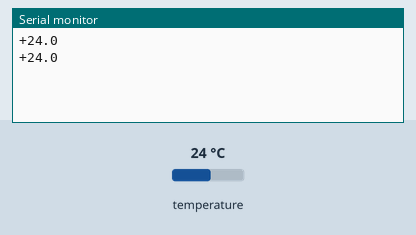
Bench run of a sketch on a simulated Arduino Uno, built with avr-gcc and run on an emulated ATmega328P. Parts: the last lines printed to the serial monitor. The test bench sets the inputs (shaded band); at power-on: temperature 24 °C.

Above: at 2.8 s.
2.9 s: temperature set to 12 °C
At 3.9 s:
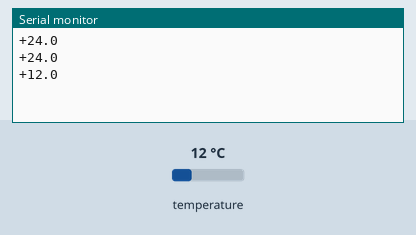
4.4 s: temperature set to 19 °C
At 5.8 s:
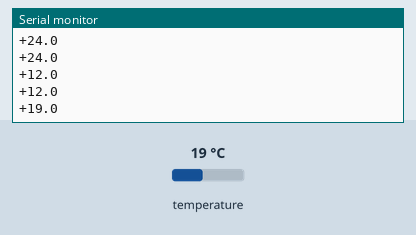
Timing chart, 0 to 7.4 s (numbered marks = the images above; inputs shaded):
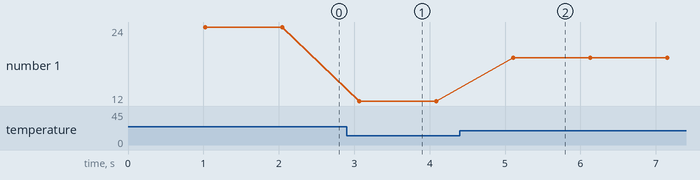

The sketch:

temp.ino
```cpp
#include <OneWire.h>

// DS18S20 Temperature chip i/o
OneWire ds(10);  // on pin 10

void setup(void) {
  // initialize inputs/outputs
  // start serial port
  Serial.begin(9600);
}

int HighByte, LowByte, TReading, SignBit, Tc_100, Whole, Fract;
char buf[30];

void loop(void) {
  byte i;
  byte present = 0;
  byte data[12];
  byte addr[8];

  ds.reset_search();
  if ( !ds.search(addr)) {
      Serial.print("No more addresses.\n");
      ds.reset_search();
      return;
  }
  /*
  Serial.print("R=");
  for( i = 0; i < 8; i++) {
    Serial.print(addr[i], HEX);
    Serial.print(" ");
  }
  */

  if (OneWire::crc8( addr, 7) != addr[7]) {
      Serial.print("CRC is not valid!\n");
      return;
  }
  /*
  if (addr[0] == 0x10) {
      Serial.print("Device is a DS18S20 family device.\n");
  }
  else if (addr[0] == 0x28) {
      Serial.print("Device is a DS18B20 family device.\n");
  }
  else {
      Serial.print("Device family is not recognized: 0x");
      Serial.println(addr[0],HEX);
      return;
  }
  */

  ds.reset();
  ds.select(addr);
  ds.write(0x44,1);         // start conversion, with parasite power on at the end

  delay(1000);     // maybe 750ms is enough, maybe not
  // we might do a ds.depower() here, but the reset will take care of it.

  present = ds.reset();
  ds.select(addr);
  ds.write(0xBE);         // Read Scratchpad

  //Serial.print("P=");
  //Serial.print(present,HEX);
  //Serial.print(" ");
  for ( i = 0; i < 9; i++) {           // we need 9 bytes
    data[i] = ds.read();
    /*
    Serial.print(data[i], HEX);
    Serial.print(" ");
    */
  }
  //Serial.print(" CRC=");
  //Serial.print( OneWire::crc8( data, 8), HEX);

  LowByte = data[0];
  HighByte = data[1];
  TReading = (HighByte << 8) + LowByte;
  SignBit = TReading & 0x8000;  // test most sig bit
  if (SignBit) // negative
  {
    TReading = (TReading ^ 0xffff) + 1; // 2's comp
  }
  Tc_100 = (6 * TReading) + TReading / 4;

  Whole = Tc_100 / 100;  // separate off the whole and fractional portions
  Fract = Tc_100 % 100;

  //Serial.println();
  //sprintf(buf, "%d:%c%d.%d\337C     ",sensor,SignBit ? '-' : '+', Whole, Fract < 10 ? 0 : Fract);
  //sprintf(buf, "%c%d.%d°C", SignBit ? '-' : '+', Whole, Fract < 10 ? 0 : Fract);
  //sprintf(buf, "{'temp': '%c%d.%d°C'}", SignBit ? '-' : '+', Whole, Fract < 10 ? 0 : Fract);
  sprintf(buf, "%c%d.%d", SignBit ? '-' : '+', Whole, Fract < 10 ? 0 : Fract);
  Serial.println(buf);

  //Serial.println();
}
```

Measured:
- after the input at 2.9 s, the serial monitor: prints a new line after 0.17 s (image 1)
- after the input at 4.4 s, the serial monitor: prints a new line after 0.71 s (image 2)
- plotted number 1: 24 → 12 after the input at 2.9 s, 12 → 19 after the input at 4.4 s
